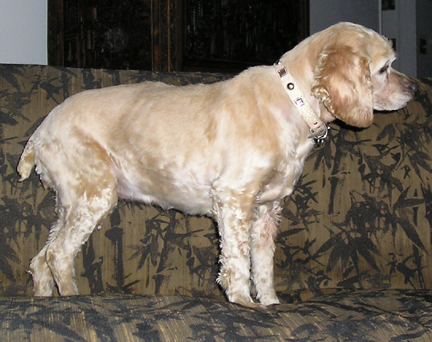
#> input picture data/__old/PetImages/Dog/10064.jpg, 432 x 342 px, found by its file name
$ python deeplearncatsdogs.py
#> lines starting #> are read from the running program, lines starting #| are printed output that depends on the picture
import os
import cv2
import pickle
import random
from tqdm import tqdm
import numpy as np
import matplotlib.pyplot as plt


DATADIR = "../data/PetImages"

CATEGORIES = ["Dog", "Cat"]

for category in CATEGORIES:  # do dogs and cats
    path = os.path.join(DATADIR, category)  # create path to dogs and cats
    for img in os.listdir(path):  # iterate over each image per dogs and cats
        img_array = cv2.imread(os.path.join(path, img), cv2.IMREAD_GRAYSCALE)  # convert to array
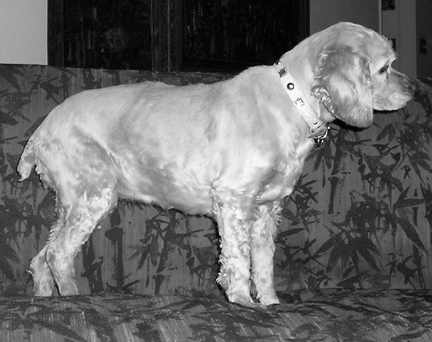
#> img_array: shape (342, 432); min 0, max 255, mean 105.6
        plt.imshow(img_array, cmap='gray')  # graph it
        # plt.show()  # display!

        break  # we just want one for now so break
    break  # ... and one more!

print(img_array.shape)
#| (342, 432)

IMG_SIZE = 40

new_array = cv2.resize(img_array, (IMG_SIZE, IMG_SIZE))
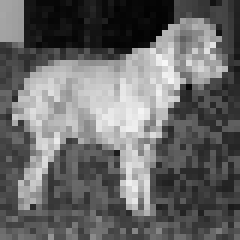
#> new_array: shape (40, 40) (shown 6 times larger); min 2, max 247, mean 104.8
plt.imshow(new_array, cmap='gray')
# plt.show()

training_data = []


def create_training_data():
    for category in CATEGORIES:  # do dogs and cats

        path = os.path.join(DATADIR, category)  # create path to dogs and cats
        class_num = CATEGORIES.index(category)  # get the classification  (0 or a 1). 0=dog 1=cat

        for img in tqdm(os.listdir(path)):  # iterate over each image per dogs and cats
            try:
                img_array = cv2.imread(os.path.join(path, img), cv2.IMREAD_GRAYSCALE)  # convert to array
                new_array = cv2.resize(img_array, (IMG_SIZE, IMG_SIZE))  # resize to normalize data size
                training_data.append([new_array, class_num])  # add this to our training_data
            except Exception as e:  # in the interest in keeping the output clean ...
                pass
#> pass 2 of the loop in create_training_data, `for category in CATEGORIES:`:
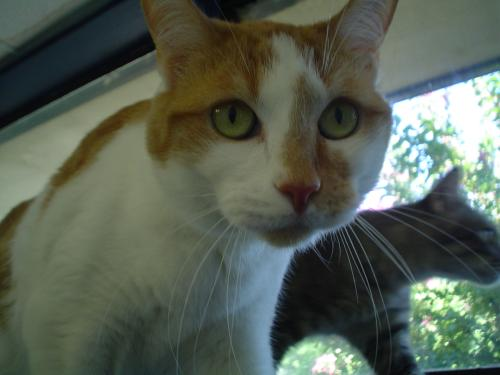
#> input picture data/__old/PetImages/Cat/10082.jpg, 500 x 375 px, found by its file name
#> in create_training_data, `img_array = cv2.imread(os.path.join(path, img), cv2.IMREAD_GRAYSCALE)`:
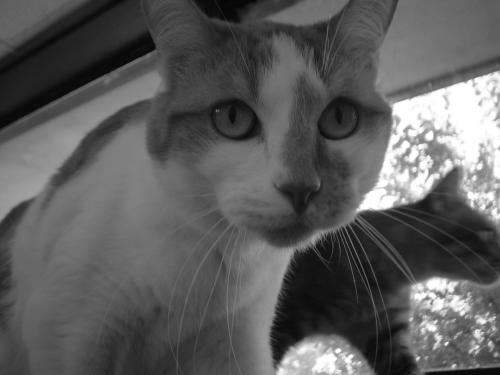
#> img_array: shape (375, 500); min 0, max 255, mean 92
#> in create_training_data, `new_array = cv2.resize(img_array, (IMG_SIZE, IMG_SIZE))`:
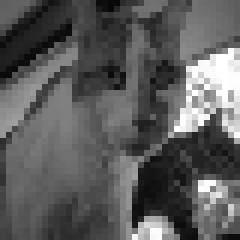
#> new_array: shape (40, 40) (shown 6 times larger); min 8, max 255, mean 91.9
            # [4 lines of commented-out code are left out]


create_training_data()

print(len(training_data))
#| 2

random.shuffle(training_data)

for sample in training_data[:10]:
    print(sample[1])
#> this loop made 2 passes
#| 0
#| 1

X = []
y = []

for features, label in training_data:
    X.append(features)
    y.append(label)
#> this loop made 2 passes
#> label on passes 1 to 2: 0, 1
#> after the loop, X = 2 items; y = [0, 1]

print(X[0])
#> (printed output is left out)

print(X[0].reshape(-1, IMG_SIZE, IMG_SIZE, 1))
#> (printed output is left out)

X = np.array(X).reshape(-1, IMG_SIZE, IMG_SIZE, 1)

# # Save data
pickle_out = open("X.pickle", "wb")
pickle.dump(X, pickle_out)
pickle_out.close()

pickle_out = open("y.pickle", "wb")
pickle.dump(y, pickle_out)
pickle_out.close()

pickle_in = open("X.pickle", "rb")
X = pickle.load(pickle_in)

pickle_in = open("y.pickle", "rb")
y = pickle.load(pickle_in)
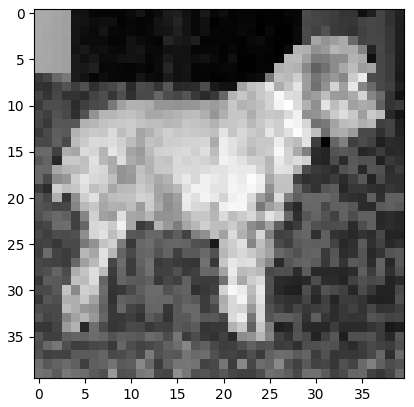
#> figure drawn by matplotlib, 1 panel
